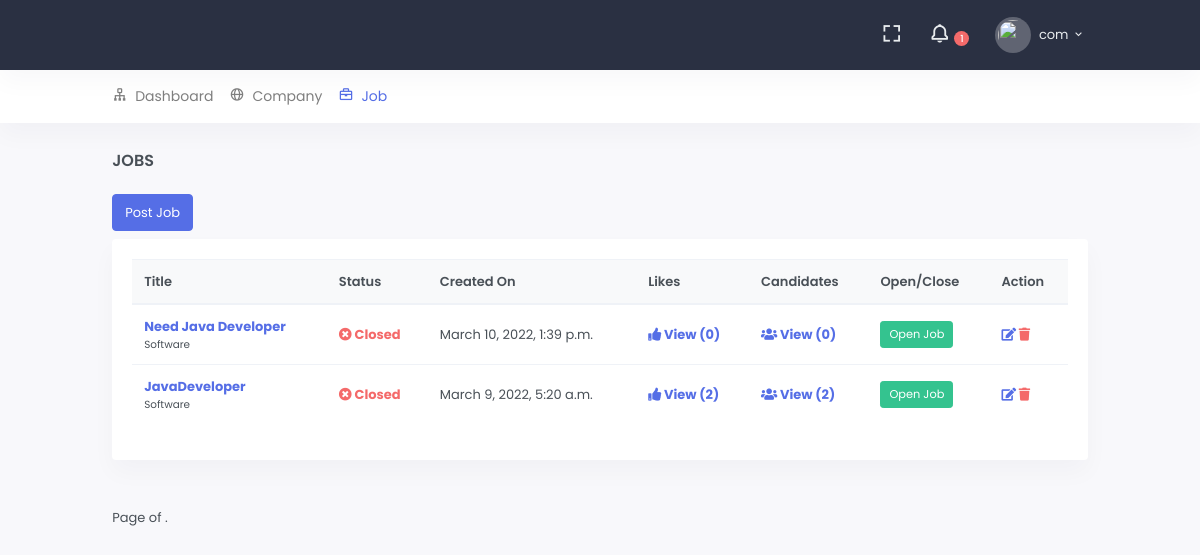
The page /c/job/ (signed in) on the database as committed earlier.
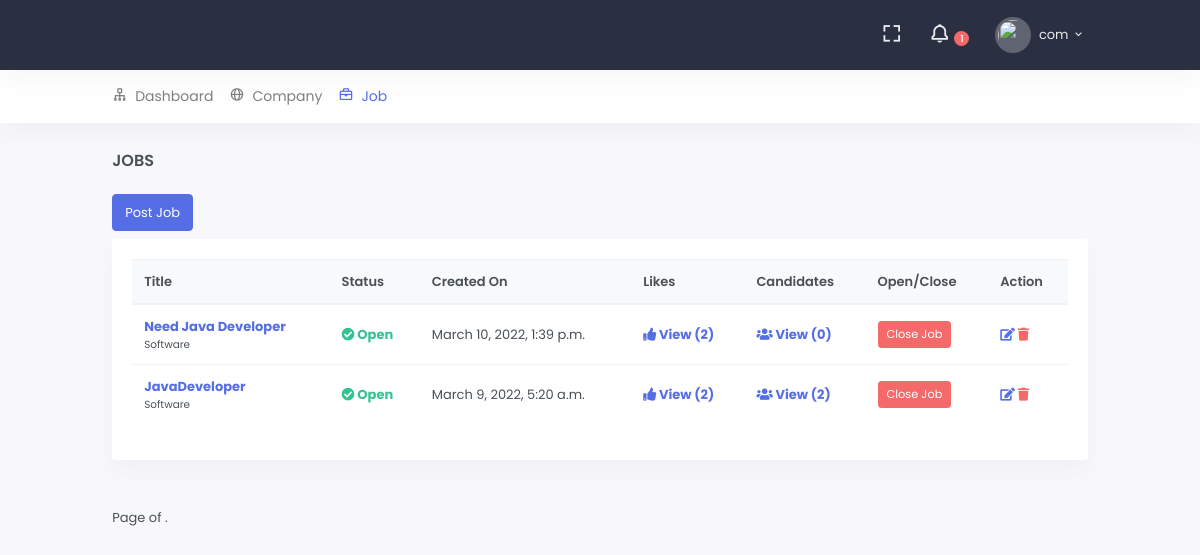
The same page on the database as committed later.
### src/portals/company/models.py (models this page shows, shortened)
class Job(models.Model):
    STATUS_CHOICE = (
        ('o', 'Open'),
        ('c', 'Close')
    )
    title = models.CharField(max_length=255)
    category = models.ForeignKey(Category, on_delete=models.CASCADE)
    description = models.TextField()
    detailed_description = RichTextField(null=True, blank=True)
    company = models.ForeignKey('Company', related_name='job_provider', on_delete=models.CASCADE, blank=True)
    start_time = models.DateTimeField(null=True, blank=True)
    end_time = models.DateTimeField(null=True, blank=True)
    likes = models.ManyToManyField(User, related_name='likes')
    candidates = models.ManyToManyField(User, related_name='candidates', through='Candidate')
    status = models.CharField(max_length=1, choices=STATUS_CHOICE, default='o')
    is_active = models.BooleanField(default=True)
    created_on = models.DateTimeField(auto_now=False, auto_now_add=True)
    class Meta:
        ordering = ['-pk']

class Category(models.Model):
    name = models.CharField(max_length=255)
    class Meta:
        verbose_name_plural = "Categories"
    def __str__(self):
        return self.name

### src/portals/company/views.py (the view)
# urls.py: path('job/', JobListView.as_view(), name='job-list'),
@method_decorator(company_required, name='dispatch')
class JobListView(ListView):
    model = Job
    def get_queryset(self):
        return Job.objects.filter(company__user=self.request.user)

### src/portals/company/templates/company/job_list.html (shortened to what the changed rows need)
{% extends 'core/base.html' %}
{% load static %}
{% load custom_tags %}
{% block content %}
    <div class="row">
        <div class="col-12">
            <div class="card">
                <div class="card-body">
                    {% if object_list %}
                        <div class="table-responsive">
                            <table class="table table-centered table-nowrap table-hover">
                                <thead class="thead-light">
                                <tr>
                                    <th scope="col">Title</th>
                                    <th scope="col">Status</th>
                                    <th scope="col">Created On</th>
                                    <th scope="col">Likes</th>
                                    <th scope="col">Candidates</th>
                                    <th scope="col">Open/Close</th>
                                    <th scope="col">Action</th>
                                </tr>
                                </thead>
                                <tbody>
                                {% for object in object_list %}
                                    <tr>
                                        <td>
                                            <p class="mb-0">
                                                <b><a href="#">{{ object.title }}</a></b>
                                            </p>
                                            <p class="mb-0 small">{{ object.category }}</p>
                                        </td>
                                        <td>
                                            {% if object.status == 'o' %}
                                                <b class="text-success">
                                                    <i class="fa fa-check-circle"></i> Open
                                                </b>
                                            {% else %}
                                                <b class="text-danger">
                                                    <i class="fa fa-times-circle"></i> Closed
                                                </b>
                                            {% endif %}
                                        </td>
                                        <td>{{ object.created_on }}</td>
                                        <td>
                                            <a href="{% url 'company:job-add' %}"><b><i class="fa fa-thumbs-up"></i>
                                                View ({{ object.likes.count }})</b></a>
                                        </td>
                                        <td>
                                            <a href="{% url 'company:candidate-list' object.pk %}"><b><i
                                                    class="fa fa-users"></i> View
                                                ({{ object.candidates.count }})</b></a>
                                        </td>
                                        <td>
                                                {% if object.status == 'o' %}
                                                    <a href="{% url 'company:job-status' object.pk %}" class="btn btn-sm btn-danger">Close Job</a>
                                                {% else %}
                                                    <a href="{% url 'company:job-status' object.pk %}" class="btn btn-sm btn-success">Open Job</a>
                                                {% endif %}
                                        </td>
                                        <td>
                                            <a href="{% url 'company:job-update' object.pk %}">
                                                <b><i class="fa fa-edit"></i> </b>
                                            </a>
                                            <a href="{% url 'company:job-delete' object.pk %}" class="text-danger">
                                                <b><i class="fa fa-trash"></i> </b>
                                            </a>
                                        </td>
                                    </tr>
                                {% endfor %}
                                </tbody>
                            </table>
                        </div>
                    {% else %}
                        <p class="text-danger">
                            <b><i class="fa fa-exclamation-circle"></i> No jobs found.</b>
                        </p>
                    {% endif %}
                </div>
            </div>
        </div>
    </div>
{% endblock %}

Rows that differ between the two databases and show on the page:
changed Job "Need Java Developer": likes.count "0" → "2"; status "Closed Open Job" → "Open Close Job"
changed Job "JavaDeveloper": status "Closed Open Job" → "Open Close Job"
